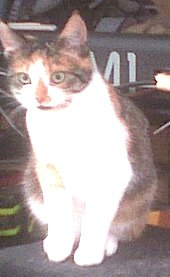
%> input picture oth/simulationMatlab/lectures/basics/sim09_Dateien/sim09_Katze.bmp, 170 x 277 px
$ octave sim19a_applications.m   (GNU Octave 9; MATLAB toolbox functions it lacks are replaced by stand-ins)
%> lines starting %> are read from the running program, lines starting %| are printed output that depends on the picture; in (x1, y1, x2, y2) boxes, pixels count from 0 and x2, y2 are one past the last pixel; in counts of white or black regions, pixels touching at a corner belong together; the program's own positions count from 1
%% applications 1: image processing (low pass = blur = Weichzeichnen)

clear,clc,clf
B = imread( 'sim09_Katze.bmp' );
%> B is the input picture: size 277x170x3 uint8; mean R, G, B 170.5, 157.3, 156.2
sz = size(B);   % get image size
%> sz = [277 170 3]
% plot image
subplot(1,2,1);  image( B );  axis image

% transform to spectral domain
Bf = fft2( double(B) ); % 2-dim. Fourier-Transformation
Bf = fftshift(Bf);      % shift low frequencies to center

fak=0.4;      % 40% of all frequencies
% mask vectors
z=round(sz(1)/2*(1-fak/2) : sz(1)/2*(1+fak/2));
%> z = 56 values from 111 to 166
s=round(sz(2)/2*(1-fak/2) : sz(2)/2*(1+fak/2));
%> s = 35 values from 68 to 102
% buffer masked frequencies
Xf=Bf( z,s,:);
Bf=zeros(sz);   % initialize
Bf( z, s,:)=Xf; % keep only low frequencies

% back transformation
Bf= ifftshift(Bf);
B1 = ifft2( Bf );

% plot
subplot(122);image(uint8(abs(B1)));axis image
%> after `axis image`:
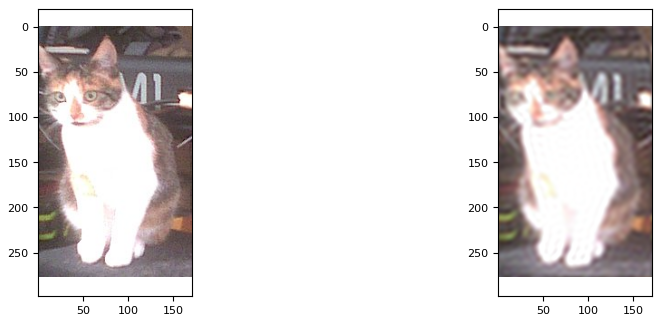
%> figure redrawn from the program's plot data, 2 panels

% alternative: high pass for edge detection
% compression methods like .mp3 or .jpg work similar

%% application 2: optical diffraction (Beugung)
% Fraunhofer diffraction = Fourier transformation
% http://de.wikipedia.org/wiki/Beugung_%28Physik%29

% 1D-diffraction at (double-)slit
clear,clc,clf

% image of slit
n=2^12;
x = linspace(-1,1,n);
y = (x<0.1).*(x>0.05);
y=y+fliplr(y);          % comment to switch between double and single slit
subplot(411),plot(x,y)
title('slit geometry')
ylabel('brightness')
axis ([-1 1 -1 2] )
% grey scale image
subplot(412),imagesc(y), colormap gray

% diffraction image
ts=x(2)-x(1);
ws=2*pi/ts;             % Sample frequency
w=ws/n*(-n/2:n/2-1);    % frequency axis
c = fftshift(fft(y))*ts;
idx=abs(w)<1000;
subplot(413),plot(w(idx),abs(c(idx)))
title('diffraction image')
ylabel('brightness')
% grey scale image
subplot(414),imagesc(abs(c(idx)))
%> after `imagesc(abs(c(idx)))`:
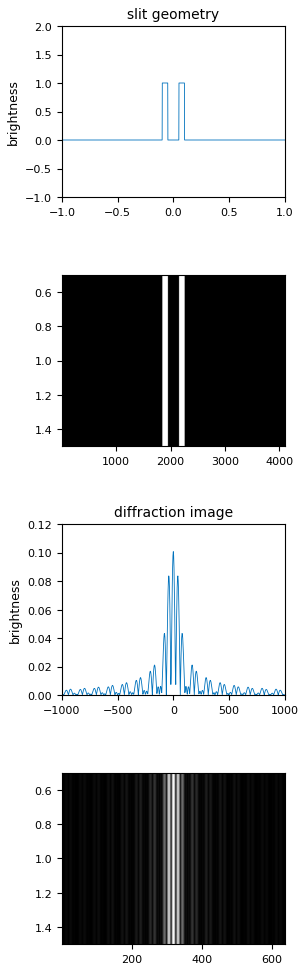
%> figure redrawn from the program's plot data, 4 panels

%%  2D-diffraction at square apperture
% http://www.piart-plus.de/foto/vorles/fotos/cbb_3.jpg

clear,clf
n=1000;     % number of pixels
fak=1;      % brightness
B=zeros(n);

% apperture
l=25;       % aperture size
B(n/2-l:n/2+l, n/2-l:n/2+l)=1;  % Loch
subplot(211),imagesc(B)
title('square hole'),axis image, colormap gray

% diffraction image
Bft=fftshift(fft2(B));
subplot(212),image(abs(Bft)*fak)
title('diffraction image'),axis image, colormap gray
%> after `colormap gray`:
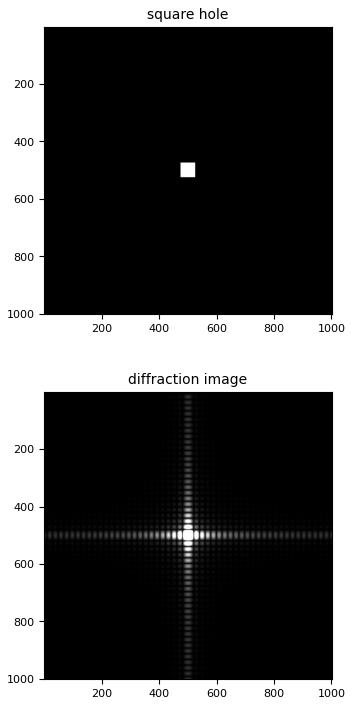
%> figure redrawn from the program's plot data, 2 panels


%%  2D-diffraction at grid
% http://psi.physik.kit.edu/img/Gitter_Interferenz.jpg
clear,clf
n=1000;     % number of pixels
fak=1;      % brightness
B=zeros(n);

% grid
b=8;
w=8;
for i1=1:b+w:n
    for i2=1:b+w:n
        B(i1:(i1+w-1),i2:(i2+w-1))=1;
    end
end
imagesc(B),axis image
%> after `axis image`:
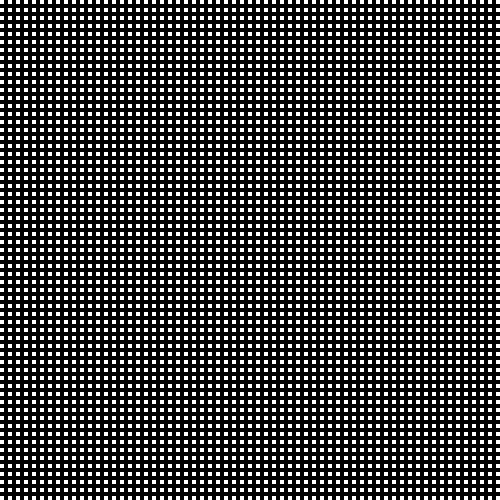
%> displayed picture: size 1000x1000x3, on the screen's scale of 0 to 255 (shown at 1/2 size); 25.4% white; 3969 white regions, largest, box (x1, y1, x2, y2) and area: (0, 0, 8, 8) 64, (16, 0, 24, 8) 64, (32, 0, 40, 8) 64
subplot(211),imagesc(B)
title('grid'),axis image, colormap gray

% diffraction image
Bft=fftshift(fft2(B));
subplot(212),image(abs(Bft)*fak)
title('diffraction image'),axis image, colormap gray
%> after `colormap gray`:
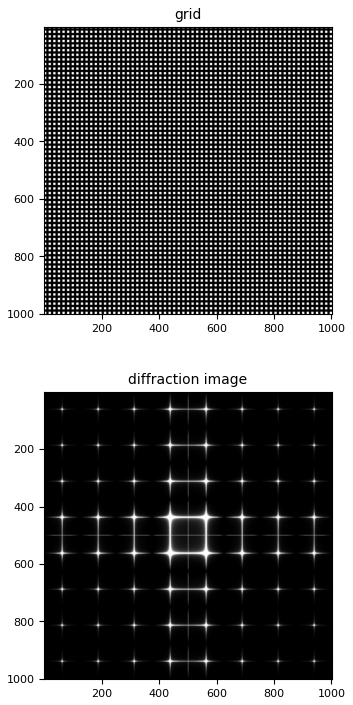
%> figure redrawn from the program's plot data, 2 panels
